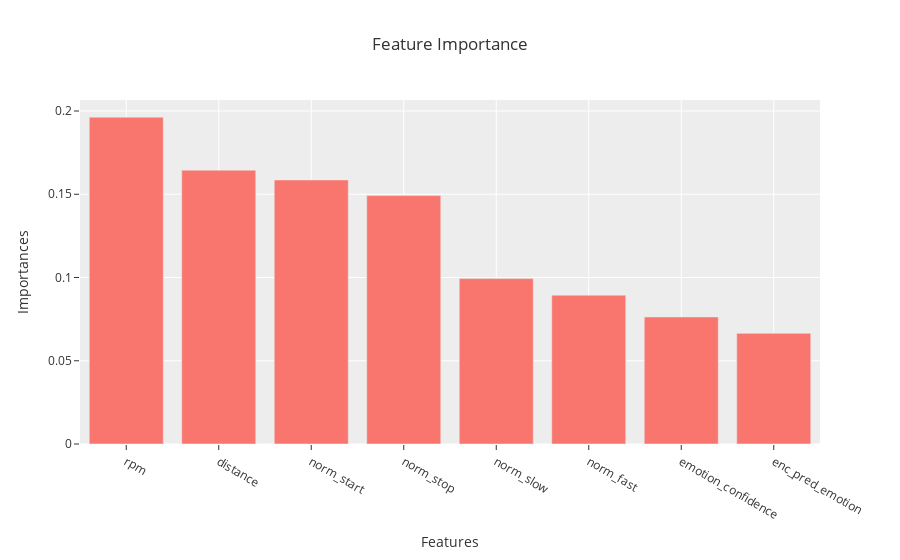

Write notebook code for a chart like this one.
### Markdown cell above
## Find Feature Importance

### Code cell
# See which features were most important
imps = pd.DataFrame()
imps['Features'] = features
imps['Importances'] = clf.feature_importances_
imps = imps.sort_values('Importances', ascending=False)
px.bar(imps, x='Features', y='Importances', template='ggplot2',
       title='Feature Importance')

### Figure 1 — Plotly figure (JSON) as saved in the notebook; plotly's stock layout.template omitted (floating-point values rounded to 4 significant figures)
{"data": [{"alignmentgroup": "True", "hovertemplate": "Features=%{x}<br>Importances=%{y}<extra></extra>", "legendgroup": "", "marker": {"color": "#F8766D"}, "name": "", "offsetgroup": "", "orientation": "v", "showlegend": false, "textposition": "auto", "type": "bar", "x": ["rpm", "distance", "norm_start", "norm_stop", "norm_slow", "norm_fast", "emotion_confidence", "enc_pred_emotion"], "xaxis": "x", "y": [0.1963, 0.1645, 0.1586, 0.1492, 0.09934, 0.08938, 0.07631, 0.06646], "yaxis": "y"}], "layout": {"barmode": "relative", "legend": {"tracegroupgap": 0}, "title": {"text": "Feature Importance"}, "xaxis": {"anchor": "y", "domain": [0, 1], "title": {"text": "Features"}}, "yaxis": {"anchor": "x", "domain": [0, 1], "title": {"text": "Importances"}}}}
